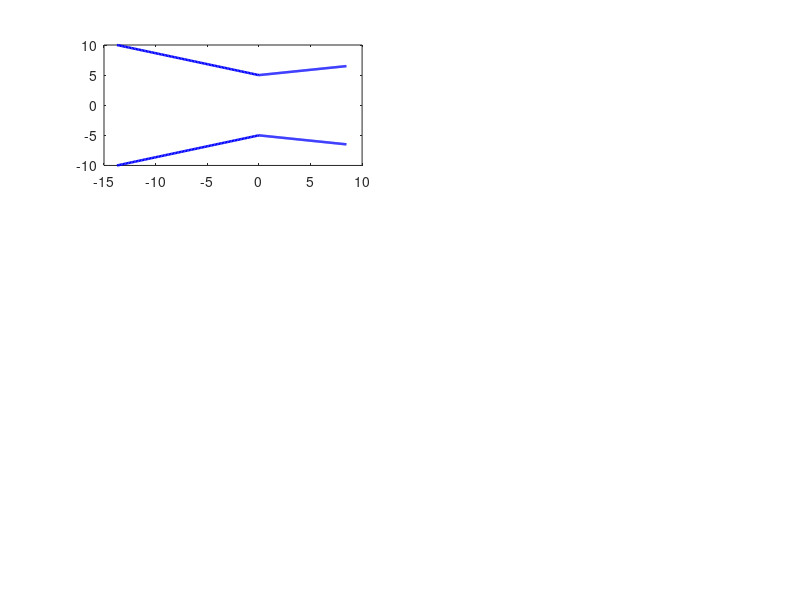

MATLAB code for this plot: (Note: this script raises an error after producing the figure.)
%% DE LAVAL NOZZLE DESIGN CALCULATOR

clear; clc; close all;

% Edit ONLY These Inputs 
gamma = 1.4;          % specific heat ratio
R = 287.05;          % gas constant for air [J/(kg*K)]
P0_psia = 100;        % inlet stagnation pressure
T0 = 300;            % inlet stagnation temperature [Kelvin]
Pa_psia = 14.7;      % back pressure 
Me = 2;            % exit Mach number 
Dt_mm = 10;          % throat diameter [mm]
Din_mm = 20;         % inlet diameter [mm] (should be bigger than the throat)
alpha_deg = 20;      % converging wall section[deg]
beta_deg = 10;       % diverging wall section [deg]
nCon = 100;          % samples in converging section
nDiv = 150;          % samples in diverging section
exportCSV = true;    % supposed to save contour points for CAD


% P[Pa] = P[psia] * 6894.757293; D[m] = D[mm]/1000.
assert(gamma>1 && R>0 && T0>0 && P0_psia>0 && Pa_psia>0, ...
    'Gas properties, temperature and absolute pressures must be positive.');
assert(Me>1, 'Use a target exit Mach number greater than 1.');
assert(Dt_mm>0 && Din_mm>Dt_mm, 'Inlet diameter must exceed throat diameter.');
assert(alpha_deg>0 && alpha_deg<90 && beta_deg>0 && beta_deg<90, ...
    'Wall half-angles must lie between 0 and 90 degrees.');
assert(nCon>=2 && nDiv>=2, 'At least two points per nozzle section are required.');
P0 = P0_psia*6894.757293;  
Pa = Pa_psia*6894.757293;  
Dt = Dt_mm/1000;           
Din = Din_mm/1000;        

%Throat and exit area
% A* = pi*Dt^2/4 (Throat area)
At = pi*Dt^2/4;  % throat area [m^2]
% Ae/A* = (1/Me)*[(2/(gamma+1))*(1+(gamma-1)*Me^2/2)]^((gamma+1)/(2*(gamma-1))) 
areaMach = @(M) (1./M).*((2/(gamma+1)).* ...
    (1+(gamma-1).*M.^2/2)).^((gamma+1)/(2*(gamma-1)));
expansionRatio = areaMach(Me);  
Ae = At*expansionRatio;         
% D = sqrt(4*A/pi)
De = sqrt(4*Ae/pi);             

%wall geometry 
% L = (r_large-r_small)/tan(wall half-angle)
Lc = ((Din-Dt)/2)/tand(alpha_deg);  
Ld = ((De-Dt)/2)/tand(beta_deg);   
% Coordinate x=0 at throat; inlet at -Lc, exit at +Ld.
xCon = linspace(-Lc,0,nCon);
xDiv = linspace(0,Ld,nDiv);
rCon = Dt/2 + (-xCon)*tand(alpha_deg);
rDiv = Dt/2 + xDiv*tand(beta_deg);
x = [xCon xDiv(2:end)];         
r = [rCon rDiv(2:end)];           
A = pi*r.^2;                    
AR = A/At;                       

% area and mach equations along nozzle

M = ones(size(x));
for k = 1:numel(x)
    if abs(x(k))<1e-12
        M(k) = 1;
    elseif x(k)<0
        M(k) = fzero(@(m) areaMach(m)-AR(k), [1e-6,1]);
    else
        M(k) = fzero(@(m) areaMach(m)-AR(k), [1, max(3,Me+1)]);
    end
end

% isentropic P and T
% T/T0 = 1/[1+(gamma-1)*M^2/2]
T = T0./(1+(gamma-1).*M.^2/2);       
% P/P0 = [1+(gamma-1)*M^2/2]^(-gamma/(gamma-1))
P = P0.*(1+(gamma-1).*M.^2/2).^(-gamma/(gamma-1));

% ideal gas law, speed of sound and velocity
% rho = P/(R*T)
rho = P./(R.*T);                       
% a = sqrt(gamma*R*T); V = M*a
a = sqrt(gamma*R.*T);                  
V = M.*a;                              

%Mass flow rate at choked throat section
% mdot = rho*A*V, evaluated at the throat (M=1).
Tt = T0/(1+(gamma-1)/2);               
Pt = P0*(1+(gamma-1)/2)^(-gamma/(gamma-1)); 
rhot = Pt/(R*Tt);                     
Vt = sqrt(gamma*R*Tt);                 
mdot = rhot*At*Vt;                      
mdotProfile = rho.*A.*V;             

%pressure check

Pe = P(end);                           
pressureMismatch = (Pe-Pa)/Pa;
criticalRatio = (2/(gamma+1))^(gamma/(gamma-1)); % P*/P0

Fideal = mdot*V(end)+(Pe-Pa)*Ae;        % [N]

% Results Section
fprintf('\n=== DE LAVAL NOZZLE: IDEAL DESIGN ===\n');
fprintf('Inlet diameter         : %.3f mm\n',Din*1000);
fprintf('Throat diameter        : %.3f mm\n',Dt*1000);
fprintf('Exit diameter          : %.3f mm\n',De*1000);
fprintf('Throat area            : %.4f mm^2\n',At*1e6);
fprintf('Exit area              : %.4f mm^2\n',Ae*1e6);
fprintf('Area ratio Ae/At       : %.5f\n',expansionRatio);
fprintf('Converging length      : %.3f mm\n',Lc*1000);
fprintf('Diverging length       : %.3f mm\n',Ld*1000);
fprintf('Total length           : %.3f mm\n',(Lc+Ld)*1000);
fprintf('Exit Mach              : %.4f\n',M(end));
fprintf('Exit static pressure   : %.3f psia\n',Pe/6894.757293);
fprintf('Ambient pressure       : %.3f psia\n',Pa_psia);
fprintf('Exit static temperature: %.2f K\n',T(end));
fprintf('Exit speed             : %.2f m/s\n',V(end));
fprintf('Mass flow rate         : %.5f kg/s\n',mdot);
fprintf('Ideal thrust estimate  : %.3f N\n',Fideal);
fprintf('Continuity max error   : %.5f %%\n', ...
    100*max(abs(mdotProfile-mdot))/mdot);
fprintf('Choked throat P*/P0    : %.4f\n',criticalRatio);
if abs(pressureMismatch)<0.02
    fprintf('BACK PRESSURE: close to ideal adapted exit (within 2%%).\n');
elseif Pe>Pa
    fprintf('BACK PRESSURE: underexpanded ideal exit (Pe > Pa).\n');
    %fprintf('External expansion may occur; actual flow not solved.\n');
else
    fprintf('BACK PRESSURE: overexpanded ideal exit (Pe < Pa).\n');
    %fprintf('Shocks/separation may occur; actual flow not solved.\n');
end

%% 12. PLOTS: NOZZLE GEOMETRY AND FLOW PROPERTIES
figure('Name','De Laval Nozzle Calculator','Color','w');
subplot(3,2,1)
plot(x*1000,r*1000,'b','LineWidth',1.8); hold on
plot(x*1000,-r*1000,'b','LineWidth',1.8); xline(0,'--k');
axis equal; grid on; xlabel('Axial position (mm)'); ylabel('Radius (mm)');
title('Internal nozzle contour');
subplot(3,2,2)
plot(x*1000,M,'LineWidth',1.8); xline(0,'--k'); yline(1,':k');
grid on; xlabel('Axial position (mm)'); ylabel('Mach number'); title('Mach number');
subplot(3,2,3)
plot(x*1000,P/6894.757293,'LineWidth',1.8); xline(0,'--k');
grid on; xlabel('Axial position (mm)'); ylabel('Static pressure (psia)'); title('Pressure');
subplot(3,2,4)
plot(x*1000,T,'LineWidth',1.8); xline(0,'--k');
grid on; xlabel('Axial position (mm)'); ylabel('Static temperature (K)'); title('Temperature');
subplot(3,2,5)
plot(x*1000,V,'LineWidth',1.8); xline(0,'--k');
grid on; xlabel('Axial position (mm)'); ylabel('Velocity (m/s)'); title('Velocity');
subplot(3,2,6)
plot(x*1000,rho,'LineWidth',1.8); xline(0,'--k');
grid on; xlabel('Axial position (mm)'); ylabel('Density (kg/m^3)'); title('Density');

% .csv file export 

if exportCSV
    results = table(x(:)*1000,r(:)*1000,A(:)*1e6,M(:), ...
        P(:)/6894.757293,T(:),V(:),rho(:), ...
        'VariableNames',{'x_mm','radius_mm','area_mm2','Mach', ...
        'pressure_psia','temperature_K','velocity_mps','density_kgm3'});
    writetable(results,'DeLaval_Nozzle_Results.csv');
    fprintf('Exported: DeLaval_Nozzle_Results.csv\n');
end
